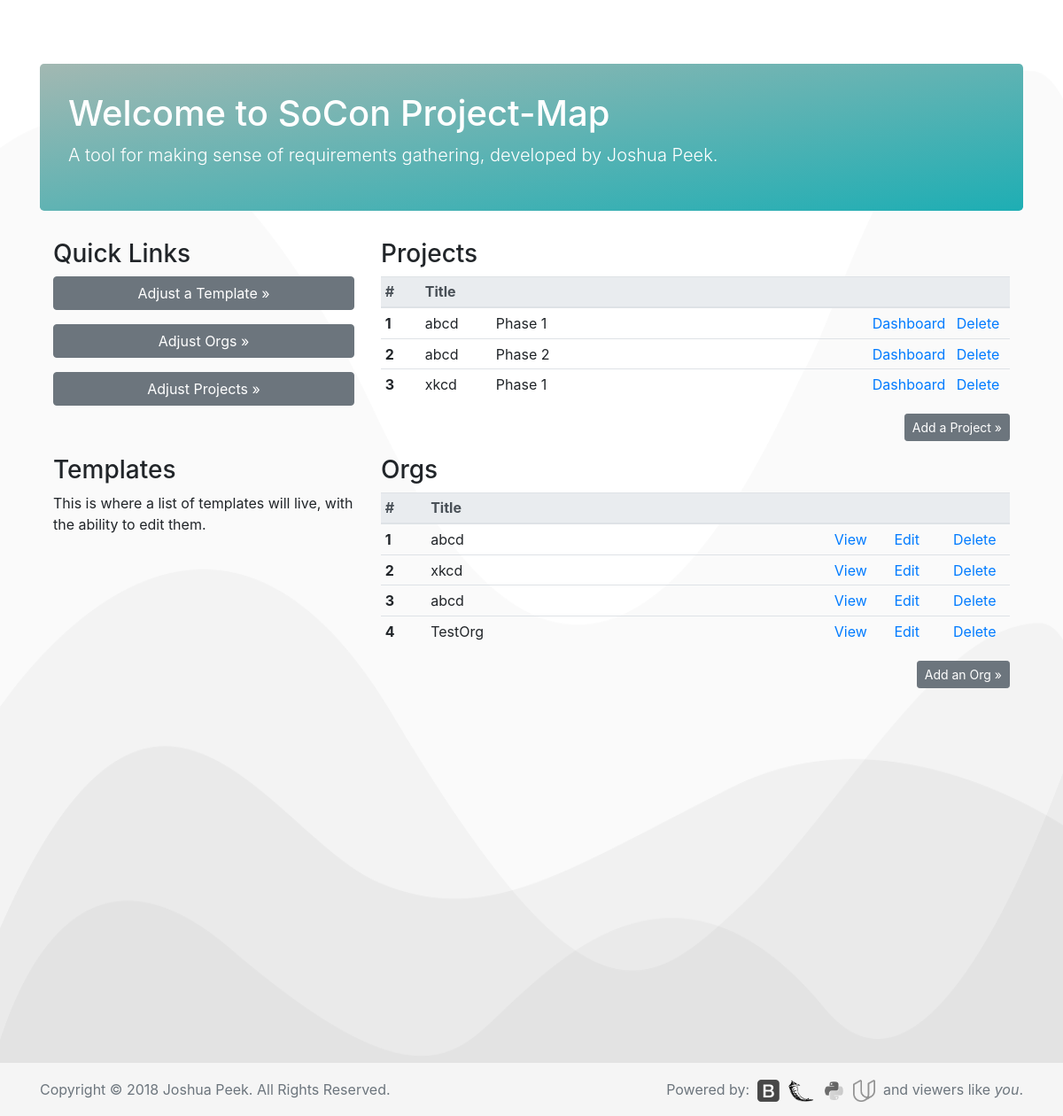
The page / on the database its author committed.
### database_setup.py (models this page shows, shortened)
class Project(Base):
    __tablename__ = 'project'
    id = Column(Integer, primary_key=True)
    title = Column(String(250), nullable=False)
    description = Column(String(500))
    stage = Column(String(100))
    org_id = Column(Integer, ForeignKey('org.id'))
    org = relationship(Org)

class Org(Base):
    __tablename__ = 'org'
    id = Column(Integer, primary_key=True)
    title = Column(String(250), nullable=False)
    description = Column(String(500))

### app.py (the view)
@app.route('/')
def mainPage():
    allorgs = session.query(Org).all()
    allprojects = session.query(Project).all()
    return render_template('main.html', allorgs=allorgs,
                            allprojects=allprojects)

### templates/main.html (shortened to what this page needs)
<!doctype html>
<html lang="en">
  {% include "header.html" %}
  <body>
    <main role="main" class="container">
      <div class="jumbotron">
        <h1>Welcome to SoCon Project-Map</h1>
        <p class="lead">A tool for making sense of requirements gathering,
          developed by Joshua Peek.</p>
      </div>
      <div class="container">
        <div class="row">
          <div class="col-md-4">
            <h3>Quick Links</h3>
              <p><button type="button" class="btn btn-secondary btn-block">Adjust a Template &raquo;</button></p>
            <p><button type="button" class="btn btn-secondary btn-block" data-toggle="modal" data-target="#org-select">Adjust Orgs &raquo;</button></p>
            <p><button type="button" class="btn btn-secondary btn-block" data-toggle="modal" data-target="#project-select">Adjust Projects &raquo;</button></p>
          </div>
          <div class="col-md-8">
            <h3>Projects</h3>
              <table class="table table-responsive table-sm table-hover" width="100%">
                <thead class="thead-light">
                  <tr>
                    <th scope="col" width="45px">#</th>
                    <th scope="col" width="80px">Title</th>
                    <th scope="col" width="425px"></th>
                    <th scope="col" width="95px"></th>
                    <th scope="col" width="65px"></th>
                  </tr>
                </thead>
                <tbody>
                  {% for i in allprojects %}
                  <tr>
                    <th scope="row">{{loop.index}}</th>
                    <td>{{i.org.title}}</td>
                    <td>{{i.title}}</td>
                    <td><a href='{{url_for('projectPage', org_id = i.org.id,  project_id = i.id)}}'>Dashboard</a></td>
                    <td><a href='{{url_for('delProject', org_id = i.org.id,  project_id = i.id)}}'>Delete</a></td>
                  </tr>
                  {% endfor %}
                </tbody>
              </table>
            <span style="float:right;">
              <p><button type="button" class="btn btn-secondary btn-sm" data-toggle="modal" data-target="#add-project">Add a Project &raquo;</button></p>
            </span>
          </div>
        </div>
        <div class="row">
          <div class="col-md-4">
            <h3>Templates</h3>
              <p>This is where a list of templates will live, with the ability to edit them.</p>
          </div>
          <div class="col-md-8">
            <h3>Orgs</h3>
              <table class="table table-responsive table-sm table-hover" width="100%">
                <thead class="thead-light">
                  <tr>
                    <th scope="col" width="55px">#</th>
                    <th scope="col" width="501px">Title</th>
                    <th scope="col" width="70px"></th>
                    <th scope="col" width="70px"></th>
                    <th scope="col" width="70px"></th>
                  </tr>
                </thead>
                <tbody>
                  {% for i in allorgs %}
                  <tr>
                    <th scope="row">{{loop.index}}</th>
                    <td>{{i.title}}</td>
                    <td><a href='{{url_for('orgPage', org_id = i.id)}}'>View</a></td>
                    <td><a href='{{url_for('editOrg', org_id = i.id)}}'>Edit</a></td>
                    <td><a href='{{url_for('delOrg', org_id = i.id)}}'>Delete</a></td>
                  </tr>
                  {% endfor %}
                </tbody>
              </table>
            <span style="float:right;">
              <p><button type="button" class="btn btn-secondary btn-sm" data-toggle="modal" data-target="#add-org">Add an Org &raquo;</button></p>
            </span>
          </div>
        </div>
      </div>
    </main>
  {% include "footer.html" %}
  </body>
</html>

### rows shown on the page
Project: org "abcd", title "Phase 1"
Project: org "abcd", title "Phase 2"
Project: org "xkcd", title "Phase 1"
Org: title "abcd"
Org: title "xkcd"
Org: title "abcd"
Org: title "TestOrg"
